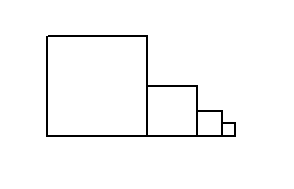

Source code (Python):
"""
   正方形阶梯.py
"""
import turtle

def draw_square(length):
    for _ in range(6):
        turtle.fd(length)
        turtle.right(90)
    turtle.right(90)        # 右转，变成向上了
    turtle.fd(length/2)     # 前进1半的距离
    turtle.right(90)        # 右转，变成向右了

turtle.pensize(2)           # 设定画笔粗细
d = 100
for _ in range(4):          # 重复4次
    draw_square(d)          # 调用draw_square函数
    d = d / 2

turtle.hideturtle()         # 隐藏海龟
turtle.done()               # 事件循环

    
